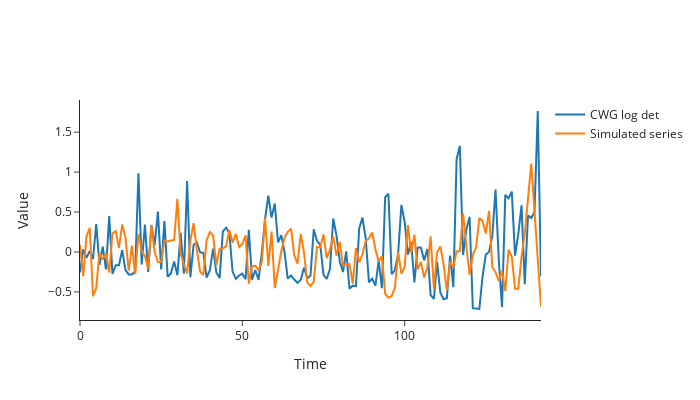

Notebook code cell kept with this figure:
### Code cell
fig = go.Figure()
fig.add_trace(go.Scatter(y=CWG_log_det, mode='lines', name='CWG log det'))
fig.add_trace(go.Scatter(y=sim_series, mode='lines', name='Simulated series'))
fig.update_layout(
    xaxis_title='Time', yaxis_title='Value',
    template='simple_white', height=400, width=700
)
fig.show()

### Figure 1 — Plotly figure (JSON) as saved in the notebook; plotly's stock layout.template omitted (floating-point values rounded to 4 significant figures; data arrays with more than 128 entries replaced by an {"elided": "..."} marker saying what was removed)
{"data": [{"mode": "lines", "name": "CWG log det", "type": "scatter", "y": {"elided": "143 float values"}}, {"mode": "lines", "name": "Simulated series", "type": "scatter", "y": {"elided": "143 float values"}}], "layout": {"height": 400, "width": 700, "xaxis": {"title": {"text": "Time"}}, "yaxis": {"title": {"text": "Value"}}}}
